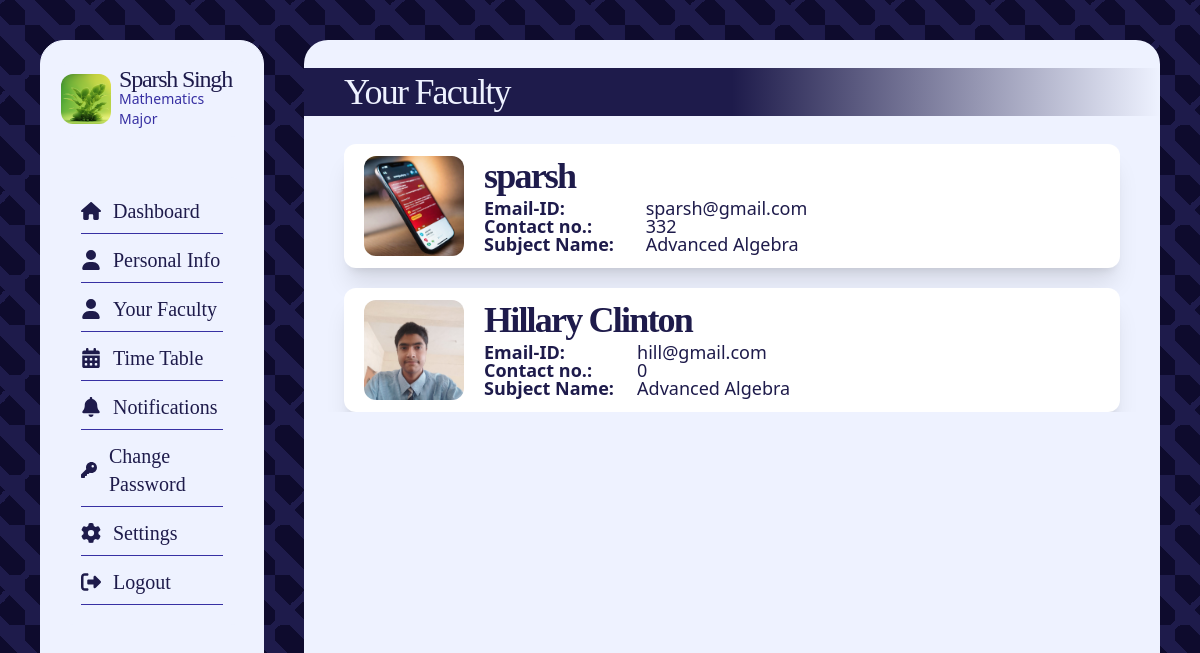
/dashboard/dash_faculty (signed in), run on an earlier commit of the app's database.
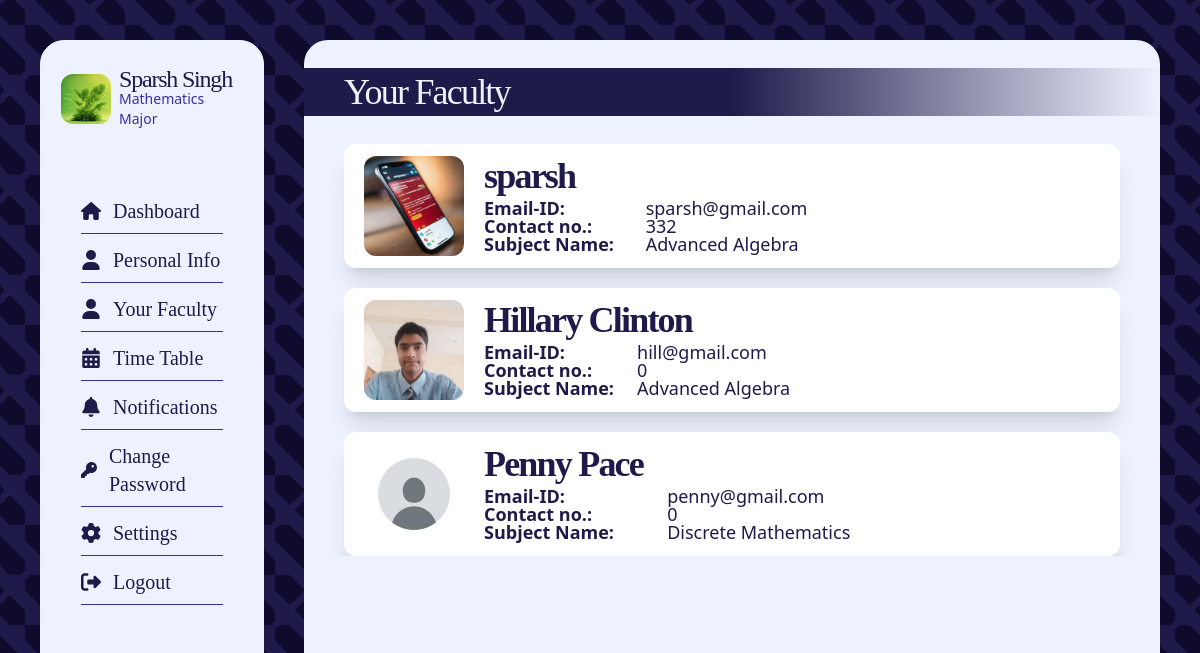
And on a later commit of the database.
### core/models.py (models this page shows, shortened)
class Students(models.Model):
    user = models.ForeignKey(User, on_delete=models.CASCADE)
    student_id = models.IntegerField()
    profile_img = models.ImageField(
        upload_to="profile_images", default="blank_profile_picture.jpg", null=True
    )
    address = models.CharField(max_length=100, default="")
    phone = models.IntegerField(default=0)
    course = models.ForeignKey(Courses, on_delete=models.CASCADE, null=True)
    father_name = models.CharField(max_length=30, default="")
    mother_name = models.CharField(max_length=30, default="")
    father_phone = models.IntegerField(default=0)
    mother_phone = models.IntegerField(default=0)
    dob = models.DateField(default=datetime.now)

class Courses(models.Model):
    course_name = models.CharField(max_length=100)
    course_id = models.IntegerField()

class Teachers(models.Model):
    teacher_user = models.ForeignKey(User, on_delete=models.CASCADE)
    teacher_id = models.IntegerField()
    profile_img = models.ImageField(
        upload_to="profile_images", default="blank_profile_picture.jpg", null=True
    )
    course_id = models.ForeignKey(Courses, on_delete=models.CASCADE, null=True)
    subject_id = models.ForeignKey(Subjects, on_delete=models.CASCADE, null=True)
    address = models.CharField(max_length=100, default="")
    phone = models.IntegerField(default=0)

class Subjects(models.Model):
    subject_name = models.CharField(max_length=100)
    subject_id = models.IntegerField()
    course_id = models.ForeignKey(Courses, on_delete=models.CASCADE)
    subject_credits = models.IntegerField()

### core/views.py (the view)
@login_required(login_url="login")
def dash_faculty(request):
    student = Students.objects.filter(user=request.user).first()
    teachers = Teachers.objects.filter(course_id=student.course)
    return render(
        request,
        "dash_faculty.html",
        {
            "user_profile": student,
            "teachers": teachers,
        },
    )

### templates/dash_faculty.html
{% extends "dash_base.html" %} {% block content %}
<div
	class="bg-indigo-50 backdrop-blur-sm overflow-y-scroll pb-10 rounded-3xl w-full h-full flex flex-col text-indigo-50"
>
	<h1
		class="text-4xl font-light font-serif tracking-tighter text-indigo-50 my-7 px-10 py-1 w-full bg-gradient-to-r from-indigo-950 via-indigo-950 to-transparent"
	>
		Your Faculty
	</h1>
	<div
		class="list w-full px-10 text-indigo-950 font-bold flex flex-col gap-5 overflow-y-scroll"
	>
		{% for teacher in teachers %}
		<div class="teacher px-5 py-3 bg-white rounded-xl shadow-xl flex gap-5">
			<div
				class="img bg-[url('{{teacher.profile_img.url}}')] h-[100px] w-[100px] bg-center bg-cover rounded-xl"
			></div>
			<div class="text-content grid grid-cols-2">
				<p class="col-span-2 tracking-tighter font-serif text-4xl">
					{{teacher.teacher_user.username}}
				</p>
				<p class="font-regular text-lg leading-3">Email-ID:</p>
				<p class="font-normal text-lg leading-3">
					{{teacher.teacher_user.email}}
				</p>
				<p class="font-regular text-lg leading-3">Contact no.:</p>
				<p class="font-normal text-lg leading-3">{{teacher.phone}}</p>
				<p class="font-regular text-lg leading-3">Subject Name:</p>
				<p class="font-normal text-lg leading-3">
					{{teacher.subject_id.subject_name}}
				</p>
			</div>
		</div>
		{% empty %}
		<h1 class="p-10 text-2xl text-indigo-700">
			No teachers in your course
		</h1>
		{% endfor %}
	</div>
</div>
{% endblock content %}

### templates/dash_base.html (shortened to what this page needs)
<!DOCTYPE html>
<html lang="en">
	<head>
		<script src="//cdn.tailwindcss.com"></script>
	</head>
	<body class="flex gap-10 h-screen p-10">
		<nav
			class="bg-indigo-50 backdrop-blur h-full rounded-3xl basis-1/5 border border-indigo-50 flex flex-col items-evenly"
		>
			<div
				class="profile py-2 rounded-xl flex justify-center gap-2 items-center mx-5 my-5 bg-indigo-50"
			>
				<div
					class="img bg-[url('{{user_profile.profile_img.url}}')] rounded-xl aspect-square h-[50px] bg-center bg-cover"
				></div>
				<h1
					class="text-2xl font-serif font-medium tracking-tighter text-indigo-950 leading-5"
				>
					{{user_profile.user.username}}
					<span
						class="block text-sm tracking-normal font-sans bg-indigo-50 text-indigo-800"
					>
						{{user_profile.course.course_name}}
					</span>
				</h1>
			</div>
			<div
				class="menu p-5 rounded-xl flex flex-col text-xl justify-center gap-3 items-center mx-5 my-5 bg-indigo-50 font-serif"
			>
				<a
					href="/dashboard/"
					class="flex gap-3 items-center border-b border-indigo-800 pb-2 w-full relative after:content-[''] after:absolute after:bottom-0 after:duration-700 text-indigo-950 hover:after:w-full after:h-1 after:bg-indigo-950 after:rounded-full after:left-0 after:w-0"
				>
					Dashboard</a
				>
				<a
					href="/dashboard/dash_personal_info"
					class="flex gap-3 items-center border-b border-indigo-800 pb-2 w-full relative after:content-[''] after:absolute after:bottom-0 after:duration-700 text-indigo-950 hover:after:w-full after:h-1 after:bg-indigo-950 after:rounded-full after:left-0 after:w-0"
				>
					<svg
						xmlns="http://www.w3.org/2000/svg"
						height="20"
						width="20"
						viewBox="0 0 448 512"
					>
						<path
							fill="#1E1B4B"
							d="M224 256A128 128 0 1 0 224 0a128 128 0 1 0 0 256zm-45.7 48C79.8 304 0 383.8 0 482.3C0 498.7 13.3 512 29.7 512H418.3c16.4 0 29.7-13.3 29.7-29.7C448 383.8 368.2 304 269.7 304H178.3z"
						/>
					</svg>
					Personal Info</a
				>
				<a
					href="/dashboard/dash_faculty"
					class="flex gap-3 items-center border-b border-indigo-800 pb-2 w-full relative after:content-[''] after:absolute after:bottom-0 after:duration-700 text-indigo-950 hover:after:w-full after:h-1 after:bg-indigo-950 after:rounded-full after:left-0 after:w-0"
				>
					<svg
						xmlns="http://www.w3.org/2000/svg"
						height="20"
						width="20"
						viewBox="0 0 448 512"
					>
						<path
							fill="#1E1B4B"
							d="M224 256A128 128 0 1 0 224 0a128 128 0 1 0 0 256zm-45.7 48C79.8 304 0 383.8 0 482.3C0 498.7 13.3 512 29.7 512H418.3c16.4 0 29.7-13.3 29.7-29.7C448 383.8 368.2 304 269.7 304H178.3z"
						/>
					</svg>
					Your Faculty</a
				>
				<a
					href="/dashboard/dash_time_table"
					class="flex gap-3 items-center border-b border-indigo-800 pb-2 w-full relative after:content-[''] after:absolute after:bottom-0 after:duration-700 text-indigo-950 hover:after:w-full after:h-1 after:bg-indigo-950 after:rounded-full after:left-0 after:w-0"
				>
					Time Table</a
				>
				<a
					href="/dashboard/dash_notification"
					class="flex gap-3 items-center border-b border-indigo-800 pb-2 w-full relative after:content-[''] after:absolute after:bottom-0 after:duration-700 text-indigo-950 hover:after:w-full after:h-1 after:bg-indigo-950 after:rounded-full after:left-0 after:w-0"
				>
					Notifications</a
				>
				<a
					href="/dashboard/dash_change_pass"
					class="flex gap-3 items-center border-b border-indigo-800 pb-2 w-full relative after:content-[''] after:absolute after:bottom-0 after:duration-700 text-indigo-950 hover:after:w-full after:h-1 after:bg-indigo-950 after:rounded-full after:left-0 after:w-0"
				>
					Change Password</a
				>
				<a
					href="/student_settings/"
					class="flex gap-3 items-center border-b border-indigo-800 pb-2 w-full relative after:content-[''] after:absolute after:bottom-0 after:duration-700 text-indigo-950 hover:after:w-full after:h-1 after:bg-indigo-950 after:rounded-full after:left-0 after:w-0"
				>
					Settings</a
				>
				<a
					href="/logout/"
					class="flex gap-3 items-center border-b border-indigo-800 pb-2 w-full relative after:content-[''] after:absolute after:bottom-0 after:duration-700 text-indigo-950 hover:after:w-full after:h-1 after:bg-indigo-950 after:rounded-full after:left-0 after:w-0"
					>
					Logout
				</a>
			</div>
		</nav>
		<div class="right-sec h-full flex-1">
			{% block content %} {% endblock content %}
		</div>
	</body>
</html>

What changed in the data, as far as the page shows it:
added Teachers: profile_img (placeholder picture), teacher_user.username "Penny Pace", teacher_user.email "penny@gmail.com", phone "0", subject_id.subject_name "Discrete Mathematics"
